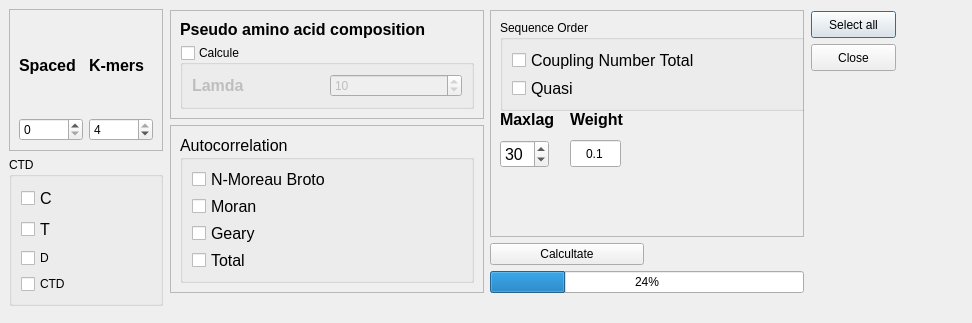
<?xml version="1.0" encoding="UTF-8"?>
<ui version="4.0">
 <class>TIsforAA</class>
 <widget class="QDialog" name="TIsforAA">
  <property name="geometry">
   <rect>
    <x>0</x>
    <y>0</y>
    <width>972</width>
    <height>323</height>
   </rect>
  </property>
  <property name="windowTitle">
   <string>Topological Indexes for Amino acids</string>
  </property>
  <widget class="QPushButton" name="Select_all">
   <property name="geometry">
    <rect>
     <x>811</x>
     <y>11</y>
     <width>85</width>
     <height>27</height>
    </rect>
   </property>
   <property name="text">
    <string>Select all</string>
   </property>
  </widget>
  <widget class="QPushButton" name="pushButton_5">
   <property name="geometry">
    <rect>
     <x>811</x>
     <y>44</y>
     <width>85</width>
     <height>27</height>
    </rect>
   </property>
   <property name="text">
    <string>Close</string>
   </property>
  </widget>
  <widget class="QWidget" name="layoutWidget">
   <property name="geometry">
    <rect>
     <x>9</x>
     <y>9</y>
     <width>154</width>
     <height>297</height>
    </rect>
   </property>
   <layout class="QVBoxLayout" name="verticalLayout_11">
    <item>
     <layout class="QVBoxLayout" name="verticalLayout_9">
      <item>
       <layout class="QVBoxLayout" name="verticalLayout_8">
        <item>
         <widget class="QFrame" name="frame">
          <property name="frameShape">
           <enum>QFrame::StyledPanel</enum>
          </property>
          <property name="frameShadow">
           <enum>QFrame::Raised</enum>
          </property>
          <layout class="QGridLayout" name="gridLayout">
           <item row="0" column="0">
            <widget class="QLabel" name="label">
             <property name="font">
              <font>
               <pointsize>12</pointsize>
               <weight>75</weight>
               <bold>true</bold>
              </font>
             </property>
             <property name="text">
              <string>Spaced</string>
             </property>
            </widget>
           </item>
           <item row="0" column="1">
            <widget class="QLabel" name="label_2">
             <property name="font">
              <font>
               <pointsize>12</pointsize>
               <weight>75</weight>
               <bold>true</bold>
              </font>
             </property>
             <property name="text">
              <string>K-mers</string>
             </property>
            </widget>
           </item>
           <item row="1" column="0">
            <widget class="QSpinBox" name="spinBox">
             <property name="maximum">
              <number>3</number>
             </property>
            </widget>
           </item>
           <item row="1" column="1">
            <widget class="QSpinBox" name="spinBox_2">
             <property name="minimum">
              <number>1</number>
             </property>
             <property name="maximum">
              <number>4</number>
             </property>
             <property name="value">
              <number>4</number>
             </property>
            </widget>
           </item>
          </layout>
         </widget>
        </item>
        <item>
         <widget class="QGroupBox" name="groupBox_5">
          <property name="title">
           <string>CTD</string>
          </property>
          <layout class="QVBoxLayout" name="verticalLayout_5">
           <item>
            <layout class="QVBoxLayout" name="verticalLayout_3">
             <item>
              <widget class="QCheckBox" name="checkBox_13">
               <property name="font">
                <font>
                 <pointsize>12</pointsize>
                </font>
               </property>
               <property name="text">
                <string>C</string>
               </property>
              </widget>
             </item>
             <item>
              <widget class="QCheckBox" name="checkBox_14">
               <property name="font">
                <font>
                 <pointsize>12</pointsize>
                </font>
               </property>
               <property name="text">
                <string>T</string>
               </property>
              </widget>
             </item>
             <item>
              <widget class="QCheckBox" name="checkBox_15">
               <property name="text">
                <string>D</string>
               </property>
              </widget>
             </item>
             <item>
              <widget class="QCheckBox" name="checkBox_16">
               <property name="text">
                <string>CTD</string>
               </property>
              </widget>
             </item>
            </layout>
           </item>
          </layout>
         </widget>
        </item>
       </layout>
      </item>
     </layout>
    </item>
   </layout>
  </widget>
  <widget class="QWidget" name="layoutWidget">
   <property name="geometry">
    <rect>
     <x>170</x>
     <y>10</y>
     <width>634</width>
     <height>283</height>
    </rect>
   </property>
   <layout class="QHBoxLayout" name="horizontalLayout_2">
    <item>
     <layout class="QVBoxLayout" name="verticalLayout_7">
      <item>
       <widget class="QFrame" name="frame_2">
        <property name="frameShape">
         <enum>QFrame::StyledPanel</enum>
        </property>
        <property name="frameShadow">
         <enum>QFrame::Raised</enum>
        </property>
        <layout class="QVBoxLayout" name="verticalLayout">
         <item>
          <widget class="QLabel" name="label_3">
           <property name="font">
            <font>
             <pointsize>12</pointsize>
             <weight>75</weight>
             <bold>true</bold>
            </font>
           </property>
           <property name="text">
            <string>Pseudo amino acid composition</string>
           </property>
          </widget>
         </item>
         <item>
          <widget class="QGroupBox" name="pseudoCalc">
           <property name="title">
            <string>Calcule</string>
           </property>
           <property name="flat">
            <bool>true</bool>
           </property>
           <property name="checkable">
            <bool>true</bool>
           </property>
           <property name="checked">
            <bool>false</bool>
           </property>
           <layout class="QHBoxLayout" name="horizontalLayout">
            <item>
             <widget class="QLabel" name="label_5">
              <property name="font">
               <font>
                <pointsize>12</pointsize>
                <weight>75</weight>
                <bold>true</bold>
               </font>
              </property>
              <property name="text">
               <string>Lamda</string>
              </property>
              <property name="textFormat">
               <enum>Qt::PlainText</enum>
              </property>
             </widget>
            </item>
            <item>
             <widget class="QSpinBox" name="spinBox_4">
              <property name="value">
               <number>10</number>
              </property>
             </widget>
            </item>
           </layout>
          </widget>
         </item>
        </layout>
       </widget>
      </item>
      <item>
       <widget class="QFrame" name="frame_3">
        <property name="frameShape">
         <enum>QFrame::StyledPanel</enum>
        </property>
        <property name="frameShadow">
         <enum>QFrame::Raised</enum>
        </property>
        <layout class="QVBoxLayout" name="verticalLayout_4">
         <item>
          <widget class="QGroupBox" name="groupBox_4">
           <property name="font">
            <font>
             <pointsize>12</pointsize>
            </font>
           </property>
           <property name="title">
            <string>Autocorrelation</string>
           </property>
           <layout class="QVBoxLayout" name="verticalLayout_2">
            <item>
             <widget class="QCheckBox" name="checkBox_9">
              <property name="font">
               <font>
                <pointsize>12</pointsize>
               </font>
              </property>
              <property name="text">
               <string>N-Moreau Broto</string>
              </property>
             </widget>
            </item>
            <item>
             <widget class="QCheckBox" name="checkBox_10">
              <property name="text">
               <string>Moran</string>
              </property>
             </widget>
            </item>
            <item>
             <widget class="QCheckBox" name="checkBox_11">
              <property name="text">
               <string>Geary</string>
              </property>
             </widget>
            </item>
            <item>
             <widget class="QCheckBox" name="checkBox_12">
              <property name="text">
               <string>Total</string>
              </property>
             </widget>
            </item>
           </layout>
          </widget>
         </item>
        </layout>
       </widget>
      </item>
     </layout>
    </item>
    <item>
     <layout class="QGridLayout" name="gridLayout_4">
      <item row="2" column="0" colspan="2">
       <widget class="QProgressBar" name="progressBar">
        <property name="value">
         <number>24</number>
        </property>
       </widget>
      </item>
      <item row="1" column="0">
       <widget class="QPushButton" name="tocalc">
        <property name="text">
         <string>Calcultate</string>
        </property>
       </widget>
      </item>
      <item row="0" column="0" colspan="2">
       <widget class="QFrame" name="frame_4">
        <property name="frameShape">
         <enum>QFrame::StyledPanel</enum>
        </property>
        <property name="frameShadow">
         <enum>QFrame::Raised</enum>
        </property>
        <widget class="QGroupBox" name="groupBox_2">
         <property name="geometry">
          <rect>
           <x>10</x>
           <y>10</y>
           <width>341</width>
           <height>91</height>
          </rect>
         </property>
         <property name="title">
          <string>Sequence Order</string>
         </property>
         <layout class="QVBoxLayout" name="verticalLayout_6">
          <item>
           <widget class="QCheckBox" name="checkBox">
            <property name="font">
             <font>
              <pointsize>12</pointsize>
             </font>
            </property>
            <property name="text">
             <string>Coupling Number Total</string>
            </property>
           </widget>
          </item>
          <item>
           <widget class="QCheckBox" name="checkBox_2">
            <property name="font">
             <font>
              <pointsize>12</pointsize>
             </font>
            </property>
            <property name="text">
             <string>Quasi</string>
            </property>
           </widget>
          </item>
         </layout>
        </widget>
        <widget class="QLabel" name="label_4">
         <property name="geometry">
          <rect>
           <x>10</x>
           <y>100</y>
           <width>56</width>
           <height>18</height>
          </rect>
         </property>
         <property name="font">
          <font>
           <pointsize>12</pointsize>
           <weight>75</weight>
           <bold>true</bold>
          </font>
         </property>
         <property name="text">
          <string>Maxlag</string>
         </property>
        </widget>
        <widget class="QSpinBox" name="spinBox_3">
         <property name="geometry">
          <rect>
           <x>10</x>
           <y>130</y>
           <width>49</width>
           <height>28</height>
          </rect>
         </property>
         <property name="font">
          <font>
           <pointsize>12</pointsize>
          </font>
         </property>
         <property name="value">
          <number>30</number>
         </property>
        </widget>
        <widget class="QLabel" name="label_6">
         <property name="geometry">
          <rect>
           <x>80</x>
           <y>100</y>
           <width>56</width>
           <height>18</height>
          </rect>
         </property>
         <property name="font">
          <font>
           <pointsize>12</pointsize>
           <weight>75</weight>
           <bold>true</bold>
          </font>
         </property>
         <property name="text">
          <string>Weight</string>
         </property>
        </widget>
        <widget class="QLineEdit" name="lineEdit">
         <property name="geometry">
          <rect>
           <x>80</x>
           <y>130</y>
           <width>51</width>
           <height>27</height>
          </rect>
         </property>
         <property name="text">
          <string>0.1</string>
         </property>
         <property name="alignment">
          <set>Qt::AlignCenter</set>
         </property>
        </widget>
       </widget>
      </item>
     </layout>
    </item>
   </layout>
  </widget>
 </widget>
 <resources/>
 <connections>
  <connection>
   <sender>pushButton_5</sender>
   <signal>clicked(bool)</signal>
   <receiver>TIsforAA</receiver>
   <slot>close()</slot>
   <hints>
    <hint type="sourcelabel">
     <x>871</x>
     <y>58</y>
    </hint>
    <hint type="destinationlabel">
     <x>893</x>
     <y>276</y>
    </hint>
   </hints>
  </connection>
 </connections>
</ui>
